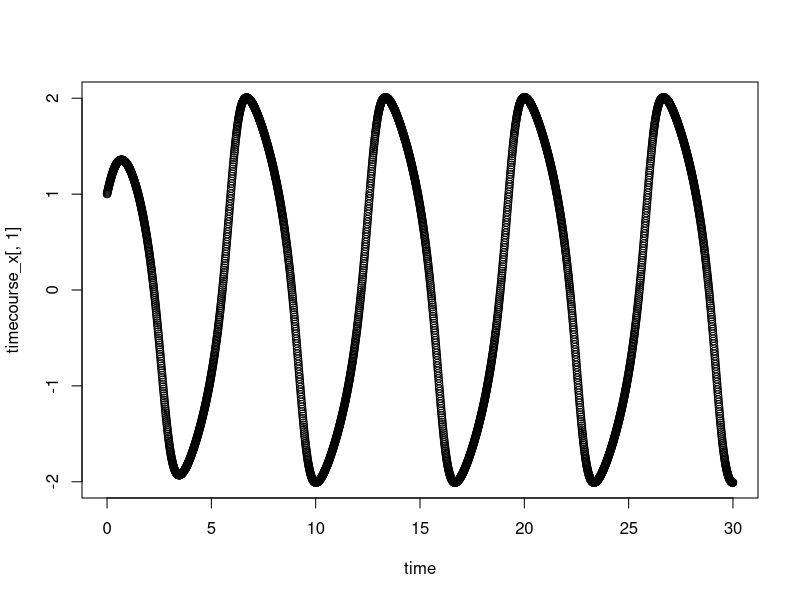

Generate this figure with R:
dt <- 0.01 # delta t
STEPNO <- 3000 # how many times do you repeat Runge-Kutta
x <- c(1,1) # initial values
timecourse_x = x
f <- function(x){
  f1 = x[2]
  f2 = (1-x[1]^2)*x[2]-x[1]
  return (c(f1,f2))
}
# Algorithm for Runge-Kutta
for (i in 1:STEPNO){
  k1 <- f(x) * dt
  k2 <- f(x + k1/2) * dt
  k3 <- f(x + k2/2) * dt
  k4 <- f(x + k3) * dt
  x <- x + (k1 + 2*k2 + 2*k3 + k4)/6
  timecourse_x = rbind(timecourse_x,x)
}
time = 0:STEPNO * dt
plot(time,timecourse_x[,1])
